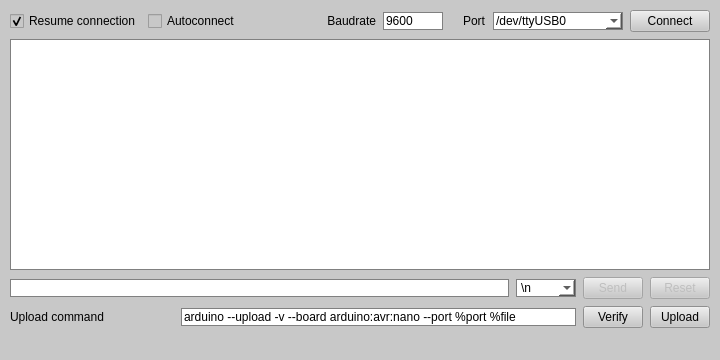
<?xml version="1.0" encoding="UTF-8"?>
<ui version="4.0">
 <class>MainWindow</class>
 <widget class="QMainWindow" name="MainWindow">
  <property name="geometry">
   <rect>
    <x>0</x>
    <y>0</y>
    <width>720</width>
    <height>360</height>
   </rect>
  </property>
  <property name="minimumSize">
   <size>
    <width>640</width>
    <height>300</height>
   </size>
  </property>
  <property name="windowTitle">
   <string>Serial monitor</string>
  </property>
  <property name="styleSheet">
   <string notr="true">QWidget
{
  background-color: rgb(200, 200, 200);
}

QWidget.QScrollBar
{
  width: 16px;
}

QWidget.QGroupBox
{
  border: none;
  font-weight: bold;
}

QWidget.QLineEdit, QWidget.QPlainTextEdit, QWidget.QComboBox
{
  color: #000000;
  background-color: rgb(255, 255, 255);
  border: 1px solid gray;
}</string>
  </property>
  <widget class="QWidget" name="centralwidget">
   <layout class="QGridLayout" name="gridLayout_10">
    <property name="leftMargin">
     <number>10</number>
    </property>
    <property name="topMargin">
     <number>10</number>
    </property>
    <property name="rightMargin">
     <number>10</number>
    </property>
    <property name="bottomMargin">
     <number>10</number>
    </property>
    <property name="spacing">
     <number>7</number>
    </property>
    <item row="0" column="0">
     <layout class="QGridLayout" name="gridLayout_7">
      <item row="0" column="4" alignment="Qt::AlignRight">
       <widget class="QLabel" name="portLabel">
        <property name="sizePolicy">
         <sizepolicy hsizetype="MinimumExpanding" vsizetype="Preferred">
          <horstretch>0</horstretch>
          <verstretch>0</verstretch>
         </sizepolicy>
        </property>
        <property name="minimumSize">
         <size>
          <width>0</width>
          <height>0</height>
         </size>
        </property>
        <property name="maximumSize">
         <size>
          <width>70</width>
          <height>16777215</height>
         </size>
        </property>
        <property name="text">
         <string>Baudrate</string>
        </property>
        <property name="alignment">
         <set>Qt::AlignRight|Qt::AlignTrailing|Qt::AlignVCenter</set>
        </property>
       </widget>
      </item>
      <item row="0" column="5">
       <widget class="QLineEdit" name="baudrateText">
        <property name="sizePolicy">
         <sizepolicy hsizetype="Maximum" vsizetype="Fixed">
          <horstretch>0</horstretch>
          <verstretch>0</verstretch>
         </sizepolicy>
        </property>
        <property name="minimumSize">
         <size>
          <width>60</width>
          <height>0</height>
         </size>
        </property>
        <property name="maximumSize">
         <size>
          <width>60</width>
          <height>16777215</height>
         </size>
        </property>
        <property name="inputMethodHints">
         <set>Qt::ImhNone</set>
        </property>
        <property name="text">
         <string>9600</string>
        </property>
       </widget>
      </item>
      <item row="0" column="6" alignment="Qt::AlignRight">
       <widget class="QLabel" name="portLabel">
        <property name="sizePolicy">
         <sizepolicy hsizetype="MinimumExpanding" vsizetype="Preferred">
          <horstretch>0</horstretch>
          <verstretch>0</verstretch>
         </sizepolicy>
        </property>
        <property name="minimumSize">
         <size>
          <width>0</width>
          <height>0</height>
         </size>
        </property>
        <property name="maximumSize">
         <size>
          <width>80</width>
          <height>16777215</height>
         </size>
        </property>
        <property name="text">
         <string>Port</string>
        </property>
       </widget>
      </item>
      <item row="0" column="8">
       <widget class="QPushButton" name="connectButton">
        <property name="maximumSize">
         <size>
          <width>80</width>
          <height>16777215</height>
         </size>
        </property>
        <property name="text">
         <string>Connect</string>
        </property>
        <property name="autoDefault">
         <bool>true</bool>
        </property>
        <property name="default">
         <bool>false</bool>
        </property>
        <property name="flat">
         <bool>false</bool>
        </property>
       </widget>
      </item>
      <item row="0" column="0">
       <widget class="QCheckBox" name="reconnectCheckbox">
        <property name="sizePolicy">
         <sizepolicy hsizetype="Preferred" vsizetype="Fixed">
          <horstretch>0</horstretch>
          <verstretch>0</verstretch>
         </sizepolicy>
        </property>
        <property name="maximumSize">
         <size>
          <width>180</width>
          <height>16777215</height>
         </size>
        </property>
        <property name="layoutDirection">
         <enum>Qt::LeftToRight</enum>
        </property>
        <property name="text">
         <string>Resume connection</string>
        </property>
        <property name="checked">
         <bool>true</bool>
        </property>
       </widget>
      </item>
      <item row="0" column="2" colspan="2">
       <spacer name="horizontalSpacer">
        <property name="orientation">
         <enum>Qt::Horizontal</enum>
        </property>
        <property name="sizeType">
         <enum>QSizePolicy::Expanding</enum>
        </property>
        <property name="sizeHint" stdset="0">
         <size>
          <width>30</width>
          <height>20</height>
         </size>
        </property>
       </spacer>
      </item>
      <item row="1" column="0" colspan="9">
       <widget class="QPlainTextEdit" name="consoleText"/>
      </item>
      <item row="0" column="7">
       <widget class="QComboBox" name="portBox">
        <property name="sizePolicy">
         <sizepolicy hsizetype="Fixed" vsizetype="Fixed">
          <horstretch>0</horstretch>
          <verstretch>0</verstretch>
         </sizepolicy>
        </property>
        <property name="minimumSize">
         <size>
          <width>130</width>
          <height>0</height>
         </size>
        </property>
        <property name="editable">
         <bool>true</bool>
        </property>
        <property name="currentText">
         <string>/dev/ttyUSB0</string>
        </property>
       </widget>
      </item>
      <item row="0" column="1">
       <widget class="QCheckBox" name="autoconnectCheckbox">
        <property name="text">
         <string>Autoconnect</string>
        </property>
       </widget>
      </item>
     </layout>
    </item>
    <item row="1" column="0">
     <layout class="QGridLayout" name="gridLayout_9">
      <item row="0" column="4">
       <widget class="QPushButton" name="sendButton">
        <property name="enabled">
         <bool>false</bool>
        </property>
        <property name="maximumSize">
         <size>
          <width>60</width>
          <height>16777215</height>
         </size>
        </property>
        <property name="text">
         <string>Send</string>
        </property>
        <property name="autoDefault">
         <bool>true</bool>
        </property>
        <property name="default">
         <bool>false</bool>
        </property>
        <property name="flat">
         <bool>false</bool>
        </property>
       </widget>
      </item>
      <item row="1" column="0">
       <widget class="QLabel" name="cmdLabel">
        <property name="text">
         <string>Upload command  </string>
        </property>
       </widget>
      </item>
      <item row="0" column="0" colspan="3">
       <widget class="QLineEdit" name="sendText">
        <property name="text">
         <string/>
        </property>
       </widget>
      </item>
      <item row="0" column="3">
       <widget class="QComboBox" name="endBox">
        <property name="maximumSize">
         <size>
          <width>60</width>
          <height>16777215</height>
         </size>
        </property>
        <item>
         <property name="text">
          <string>\n</string>
         </property>
        </item>
        <item>
         <property name="text">
          <string>\n\r</string>
         </property>
        </item>
        <item>
         <property name="text">
          <string>\r</string>
         </property>
        </item>
       </widget>
      </item>
      <item row="0" column="5">
       <widget class="QPushButton" name="resetButton">
        <property name="enabled">
         <bool>false</bool>
        </property>
        <property name="maximumSize">
         <size>
          <width>60</width>
          <height>16777215</height>
         </size>
        </property>
        <property name="text">
         <string>Reset</string>
        </property>
        <property name="flat">
         <bool>false</bool>
        </property>
       </widget>
      </item>
      <item row="1" column="5">
       <widget class="QPushButton" name="uploadButton">
        <property name="enabled">
         <bool>true</bool>
        </property>
        <property name="maximumSize">
         <size>
          <width>60</width>
          <height>16777215</height>
         </size>
        </property>
        <property name="text">
         <string>Upload</string>
        </property>
        <property name="flat">
         <bool>false</bool>
        </property>
       </widget>
      </item>
      <item row="1" column="4">
       <widget class="QPushButton" name="verifyButton">
        <property name="enabled">
         <bool>true</bool>
        </property>
        <property name="maximumSize">
         <size>
          <width>60</width>
          <height>16777215</height>
         </size>
        </property>
        <property name="text">
         <string>Verify</string>
        </property>
        <property name="flat">
         <bool>false</bool>
        </property>
       </widget>
      </item>
      <item row="1" column="1" colspan="3">
       <widget class="QLineEdit" name="uploadText">
        <property name="text">
         <string>arduino --upload -v --board arduino:avr:nano --port %port %file</string>
        </property>
       </widget>
      </item>
     </layout>
    </item>
   </layout>
  </widget>
  <widget class="QMenuBar" name="menubar">
   <property name="geometry">
    <rect>
     <x>0</x>
     <y>0</y>
     <width>720</width>
     <height>20</height>
    </rect>
   </property>
  </widget>
  <widget class="QStatusBar" name="statusbar"/>
 </widget>
 <resources/>
 <connections>
  <connection>
   <sender>sendText</sender>
   <signal>returnPressed()</signal>
   <receiver>sendButton</receiver>
   <slot>click()</slot>
   <hints>
    <hint type="sourcelabel">
     <x>635</x>
     <y>294</y>
    </hint>
    <hint type="destinationlabel">
     <x>668</x>
     <y>288</y>
    </hint>
   </hints>
  </connection>
  <connection>
   <sender>uploadText</sender>
   <signal>returnPressed()</signal>
   <receiver>uploadButton</receiver>
   <slot>click()</slot>
   <hints>
    <hint type="sourcelabel">
     <x>490</x>
     <y>317</y>
    </hint>
    <hint type="destinationlabel">
     <x>679</x>
     <y>322</y>
    </hint>
   </hints>
  </connection>
  <connection>
   <sender>baudrateText</sender>
   <signal>returnPressed()</signal>
   <receiver>connectButton</receiver>
   <slot>click()</slot>
   <hints>
    <hint type="sourcelabel">
     <x>404</x>
     <y>45</y>
    </hint>
    <hint type="destinationlabel">
     <x>683</x>
     <y>34</y>
    </hint>
   </hints>
  </connection>
 </connections>
</ui>
